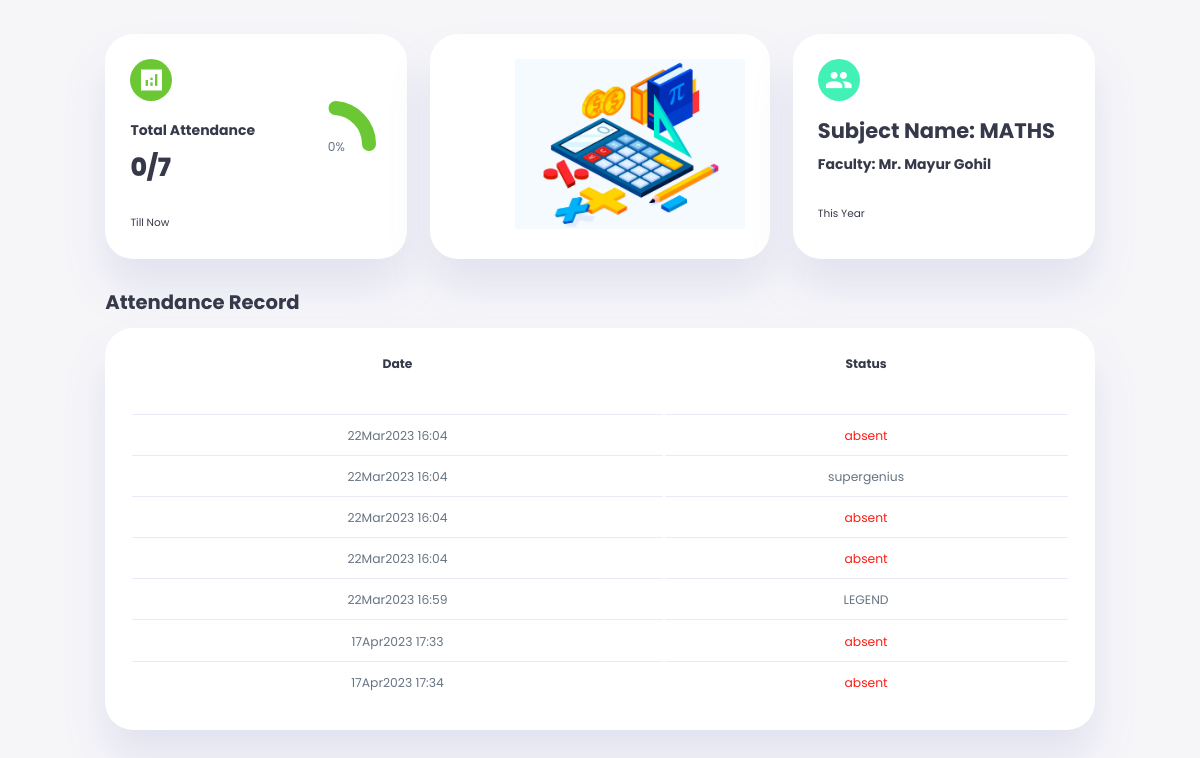
Page /sub_atten/Sub_Maths.php (signed in) on the committed database.
### tables this page shows
CREATE TABLE `maths` (
  `Rollno` int NOT NULL,
  `Name` varchar(50) NOT NULL,
  `L1` varchar(20) NOT NULL,
  `L2` varchar(255) NOT NULL DEFAULT 'absent',
  `L3` varchar(255) NOT NULL DEFAULT 'absent',
  `L4` varchar(255) NOT NULL DEFAULT 'absent',
  `L5` varchar(255) NOT NULL DEFAULT 'absent',
  `L6` varchar(255) NOT NULL DEFAULT 'absent',
  `L7` varchar(255) NOT NULL DEFAULT 'absent',
  `L8` varchar(255) NOT NULL DEFAULT 'absent'
);

### sub_atten/SubjectP.php (called while the page is built, shortened)
<?php
function getTotalPresentCount($tableName) {
  require('db_connect.php');
    $result = $conn->query("SHOW COLUMNS FROM $tableName");
    $columns = array();
    if ($result->num_rows > 0) {
        while ($row = $result->fetch_assoc()) {
            $columnName = $row["Field"];
            if (substr($columnName, 0, 1) === "L") {
                $columns[] = $columnName;
            }
        }
        $TC = count($columns);
    } else {
        echo "Error: No columns found in table '$tableName'";
        exit();
    }
    $sql = "SELECT ";
    $caseStatements = array();
    foreach ($columns as $column) {
        $caseStatements[] = "(CASE WHEN $column = 'present' THEN 1 ELSE 0 END)";
    }
    $sqltest = mysqli_query($conn, "SELECT * FROM users WHERE unique_id = {$_SESSION['unique_id']}");
    if (mysqli_num_rows($sqltest) > 0) {
        $row = mysqli_fetch_assoc($sqltest);
    }
    $name = $row['fname'];
    $sql .= implode(" + ", $caseStatements) . " AS total_present FROM $tableName WHERE name = '$name' LIMIT 1";
    $result = $conn->query($sql);
    if (!$result) {
        echo "Error: " . $sql . "<br>" . $conn->error;
    } else {
        if ($result->num_rows > 0) {
            while($row = $result->fetch_assoc()) {
                $TPC = $row["total_present"];
                $per = ($TPC / $TC * 100);
                $resultArray = array("TPC" => $TPC, "TC" => $TC, "percentage" => $per);
                return $resultArray;
            }
        } else {
            echo "0 results";
        }
    }
}
$mathsResult = getTotalPresentCount("maths");
$mathsTPC = $mathsResult["TPC"];
$mathsTC = $mathsResult["TC"];

### sub_atten/Sub_Maths.php (the view, shortened to what this page needs)
<!DOCTYPE html>
<html lang="en">
<head>
    <link rel="stylesheet" href="./Sub_attn.css">
</head>
<body>
    <div class="container">
        <aside>
        </aside>
        <main>
            <div class="insights">
                <div class="attendance">
                    <span class="material-icons-sharp">analytics</span>
                    <?php
                     include 'SubjectP.php';
                    $attendance_percentage = round(($mathsTPC / ($mathsTC-1)) * 100);
                    ?>
                    <div class="middle">
                        <div class="left">
                            <h3>Total Attendance</h3>
                            <h1><?php echo $mathsTPC.'/'.($mathsTC-1); ?></h1>
                        </div>
                        <div class="progress">
                            <svg>
                                <circle cx='38' cy='38' r='36' style="stroke-dashoffset: calc(228 - (228 * <?php echo $attendance_percentage; ?>) / 100);"></circle>
                            </svg>
                            <div class="number">
                                <p><?php echo $attendance_percentage.'%'; ?></p>
                            </div>
                        </div>
                    </div>
                    <small class="text-mute">Till Now</small>
                </div>
             <div class="Leaves">
                    <div class="middle">
                        <div class="left">
                        <img src="maths.jpg" class="img" >
                        </div>
                    </div>
            </div>
            <div class="Leaves">
                    <span class="material-icons-sharp">group</span>
                    <div class="middle">
                        <div class="left">
                            <h2>Subject Name: MATHS</h2>
                            <h4>Faculty: Mr. Mayur Gohil</h4>
                        </div>
                    </div>
                    <small class="text-mute">This Year</small>
            </div>
</div>
<?php
require('db_connect.php');
$sqltest = mysqli_query($conn, "SELECT * FROM users WHERE unique_id = {$_SESSION['unique_id']}");
        if (mysqli_num_rows($sqltest) > 0) {
            $row = mysqli_fetch_assoc($sqltest);
        }
$name = $row['fname'];
$sql1 = "SELECT * FROM maths WHERE name = '$name'";
$sql2 = "SELECT * FROM maths WHERE name = 'Timestamp'";
$result1 = mysqli_query($conn, $sql1);
$result2 = mysqli_query($conn, $sql2);
if (mysqli_num_rows($result1) > 0 && mysqli_num_rows($result2) > 0) {
    $dates = mysqli_fetch_array($result1, MYSQLI_NUM);
    $statuses = mysqli_fetch_array($result2, MYSQLI_NUM);
    echo '
            <div class="staff-attendance">
            <h2>Attendance Record</h2>
            <table>
            <thead>
                <tr>
                    <th>Date</th>
                    <th>Status</th>
                </tr>
            </thead>
            <tbody>';
            for ($i = 2; $i < count($dates); $i++) {
                if ($dates[$i] == 'absent') {
                    $class = 'warning';
                } elseif ($dates[$i] == 'present') {
                    $class = 'success';
                } else {
                    $class = '';
                }
                echo '<tr>
                        <td>' . $statuses[$i] . '</td>
                        <td class="' . $class . '">' . $dates[$i] . '</td>
                      </tr>';
            }
    echo '</tbody>
          </table>
          </div>';
} else {
    echo "No results found.";
}
?>
        </main>
    </div>
</body>
</html>

### sub_atten/Sub_attn.css (style rules this page uses)
:root { --color-primary: #6BC733; --color-danger:#7380ec; --color-success: #41f1b6; --color-warning: #FF1D15; --color-white: #fff; --color-info-dark: #c9cbce; --color-dark: #363949; --color-light: rgba(132, 139, 200, 0.18); --color-primary-variant: #111e88; --color-dark-variant: #677483; --color-background: #f6f6f9; --card-border-radius: 2rem; --border-radius-1: 0.4rem; --border-radius-2: 0.8rem; --border-radius-3: 1.2rem; --card-padding: 1.8rem; --padding-1: 1.2rem; --box-shadow: 0 2rem 3rem var(--color-light); }
* { margin: 0; padding: 0; outline: 0; appearance: none; border: 0; text-decoration: none; box-sizing: border-box; }
html { font-size: 14px; }
body { width: 100vw; height: 100vh; font-family: poppins, sans-serif; font-size: 0.88rem; background: var(--color-background); user-select: none; overflow-x:hidden; color: var(--color-dark); }
.img { margin-left: 60px; width: 230px; height: 170px; }
.container { display: grid; width: 96%; margin: 0 auto; gap: 0.8rem; grid-template-columns: 5rem auto 5rem; }
h1 { font-weight: 800; font-size: 1.8rem; }
h2 { font-size: 1.4rem; }
h3 { font-size: 0.87rem; }
h4 { font-size: 0.8rem; }
small { font-size: 0.75rem; }
p { color: var(--color-dark-variant); }
.warning { color: var(--color-warning); }
aside { height: 100vh; }
main { margin-top: 1.4rem; }
main .insights { display: grid; grid-template-columns: repeat(3, 1fr); gap: 1.6rem; }
main .insights > div { background: var(--color-white); padding: var(--card-padding); border-radius: var(--card-border-radius); margin-top: 1rem; box-shadow: var(--box-shadow); transition: all 300ms ease; }
main .insights > div span { background: var(--color-primary); padding: 0.5rem; border-radius: 50%; color: var(--color-white); font-size: 2rem; }
main .insights > div.Leaves span { background: var(--color-success); }
main .insights > div .middle { display: flex; align-items: center; justify-content: space-between; }
main .insights h2 { margin: 1rem 0 0.6rem; font-size: 1.5rem; }
main .insights h3 { margin: 1rem 0 0.6rem; font-size: 1rem; }
main .insights h4 { margin: 0.5rem 0 0.6rem; font-size: 1rem; }
main .insights .progress { position: relative; width: 92px; height: 92px; border-radius: 50%; }
main .insights svg { width: 7rem; height: 7rem; }
main .insights .progress .number { position: absolute; top: 0; left: 0; height: 100%; width: 100%; display: flex; justify-content: center; align-items: center; }
main .insights small { margin-top: 1.6rem; display: block; }
main .staff-attendance { margin-top: 2rem; }
main .staff-attendance h2 { margin-bottom: 0.8rem; }
main .staff-attendance table { background: var(--color-white); width: 100%; border-radius: var(--card-border-radius); padding: var(--card-padding); text-align: center; box-shadow: var(--box-shadow); transition: all 300ms ease; }
main table tbody td { height: 2.8rem; border-bottom: 1px solid var(--color-light); color: var(--color-dark-variant); }
main table tbody tr:last-child td { border: none; }

### rows in the picture
maths: L2 "22Mar2023 16:04", L3 "22Mar2023 16:04", L4 "22Mar2023 16:04", L5 "22Mar2023 16:04", L6 "22Mar2023 16:59", L7 "17Apr2023 17:33", L8 "17Apr2023 17:34"
maths: L2 "absent", L3 "supergenius", L4 "absent", L5 "absent", L6 "LEGEND", L7 "absent", L8 "absent"

### other values in the picture
$mathsTPC "0"
$mathsTC-1 "7"
$attendance_percentage "0"
